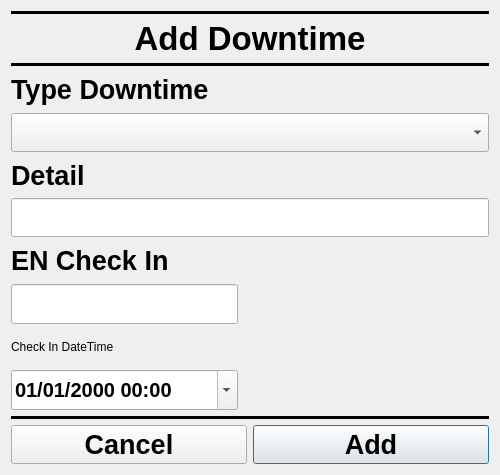
<?xml version="1.0" encoding="UTF-8"?>
<ui version="4.0">
 <class>Dialog</class>
 <widget class="QDialog" name="Dialog">
  <property name="geometry">
   <rect>
    <x>0</x>
    <y>0</y>
    <width>500</width>
    <height>475</height>
   </rect>
  </property>
  <property name="sizePolicy">
   <sizepolicy hsizetype="Fixed" vsizetype="Preferred">
    <horstretch>0</horstretch>
    <verstretch>0</verstretch>
   </sizepolicy>
  </property>
  <property name="minimumSize">
   <size>
    <width>500</width>
    <height>475</height>
   </size>
  </property>
  <property name="maximumSize">
   <size>
    <width>500</width>
    <height>475</height>
   </size>
  </property>
  <property name="windowTitle">
   <string>Dialog</string>
  </property>
  <layout class="QVBoxLayout" name="verticalLayout">
   <item>
    <widget class="Line" name="line_2">
     <property name="frameShadow">
      <enum>QFrame::Plain</enum>
     </property>
     <property name="lineWidth">
      <number>5</number>
     </property>
     <property name="midLineWidth">
      <number>10</number>
     </property>
     <property name="orientation">
      <enum>Qt::Horizontal</enum>
     </property>
    </widget>
   </item>
   <item>
    <widget class="QLabel" name="label">
     <property name="sizePolicy">
      <sizepolicy hsizetype="Preferred" vsizetype="Preferred">
       <horstretch>0</horstretch>
       <verstretch>0</verstretch>
      </sizepolicy>
     </property>
     <property name="font">
      <font>
       <pointsize>25</pointsize>
       <bold>true</bold>
      </font>
     </property>
     <property name="text">
      <string>Add Downtime</string>
     </property>
     <property name="alignment">
      <set>Qt::AlignCenter</set>
     </property>
    </widget>
   </item>
   <item>
    <widget class="Line" name="line">
     <property name="font">
      <font>
       <pointsize>5</pointsize>
      </font>
     </property>
     <property name="frameShadow">
      <enum>QFrame::Plain</enum>
     </property>
     <property name="lineWidth">
      <number>5</number>
     </property>
     <property name="midLineWidth">
      <number>10</number>
     </property>
     <property name="orientation">
      <enum>Qt::Horizontal</enum>
     </property>
    </widget>
   </item>
   <item>
    <widget class="QLabel" name="label_2">
     <property name="font">
      <font>
       <pointsize>20</pointsize>
       <bold>true</bold>
      </font>
     </property>
     <property name="text">
      <string>Type Downtime</string>
     </property>
    </widget>
   </item>
   <item>
    <widget class="QComboBox" name="typeComboBox">
     <property name="font">
      <font>
       <pointsize>20</pointsize>
       <bold>true</bold>
      </font>
     </property>
    </widget>
   </item>
   <item>
    <widget class="QLabel" name="label_3">
     <property name="font">
      <font>
       <pointsize>20</pointsize>
       <bold>true</bold>
      </font>
     </property>
     <property name="text">
      <string>Detail</string>
     </property>
    </widget>
   </item>
   <item>
    <widget class="QLineEdit" name="detailTextEdit">
     <property name="font">
      <font>
       <pointsize>20</pointsize>
       <bold>true</bold>
      </font>
     </property>
    </widget>
   </item>
   <item>
    <widget class="QLabel" name="label_4">
     <property name="font">
      <font>
       <pointsize>20</pointsize>
       <bold>true</bold>
      </font>
     </property>
     <property name="text">
      <string>EN Check In</string>
     </property>
    </widget>
   </item>
   <item>
    <widget class="QLineEdit" name="enCheckInEdit">
     <property name="sizePolicy">
      <sizepolicy hsizetype="Maximum" vsizetype="Fixed">
       <horstretch>0</horstretch>
       <verstretch>0</verstretch>
      </sizepolicy>
     </property>
     <property name="minimumSize">
      <size>
       <width>227</width>
       <height>40</height>
      </size>
     </property>
     <property name="maximumSize">
      <size>
       <width>227</width>
       <height>40</height>
      </size>
     </property>
     <property name="font">
      <font>
       <pointsize>20</pointsize>
       <bold>true</bold>
      </font>
     </property>
     <property name="text">
      <string/>
     </property>
     <property name="alignment">
      <set>Qt::AlignCenter</set>
     </property>
    </widget>
   </item>
   <item>
    <widget class="QLabel" name="label_5">
     <property name="text">
      <string>Check In DateTime</string>
     </property>
    </widget>
   </item>
   <item>
    <widget class="QDateTimeEdit" name="checkInDateTimeEdit">
     <property name="sizePolicy">
      <sizepolicy hsizetype="Maximum" vsizetype="Preferred">
       <horstretch>0</horstretch>
       <verstretch>0</verstretch>
      </sizepolicy>
     </property>
     <property name="minimumSize">
      <size>
       <width>0</width>
       <height>40</height>
      </size>
     </property>
     <property name="maximumSize">
      <size>
       <width>227</width>
       <height>40</height>
      </size>
     </property>
     <property name="font">
      <font>
       <pointsize>15</pointsize>
       <bold>true</bold>
      </font>
     </property>
     <property name="displayFormat">
      <string>dd/MM/yyyy HH:mm</string>
     </property>
     <property name="calendarPopup">
      <bool>true</bool>
     </property>
    </widget>
   </item>
   <item>
    <widget class="Line" name="line_3">
     <property name="frameShadow">
      <enum>QFrame::Plain</enum>
     </property>
     <property name="lineWidth">
      <number>5</number>
     </property>
     <property name="midLineWidth">
      <number>10</number>
     </property>
     <property name="orientation">
      <enum>Qt::Horizontal</enum>
     </property>
    </widget>
   </item>
   <item>
    <layout class="QHBoxLayout" name="horizontalLayout">
     <item>
      <widget class="QPushButton" name="cancelButton">
       <property name="font">
        <font>
         <pointsize>20</pointsize>
         <bold>true</bold>
        </font>
       </property>
       <property name="text">
        <string>Cancel</string>
       </property>
       <property name="autoDefault">
        <bool>false</bool>
       </property>
      </widget>
     </item>
     <item>
      <widget class="QPushButton" name="addButton">
       <property name="font">
        <font>
         <pointsize>20</pointsize>
         <bold>true</bold>
        </font>
       </property>
       <property name="text">
        <string>Add</string>
       </property>
      </widget>
     </item>
    </layout>
   </item>
  </layout>
 </widget>
 <resources/>
 <connections/>
</ui>
